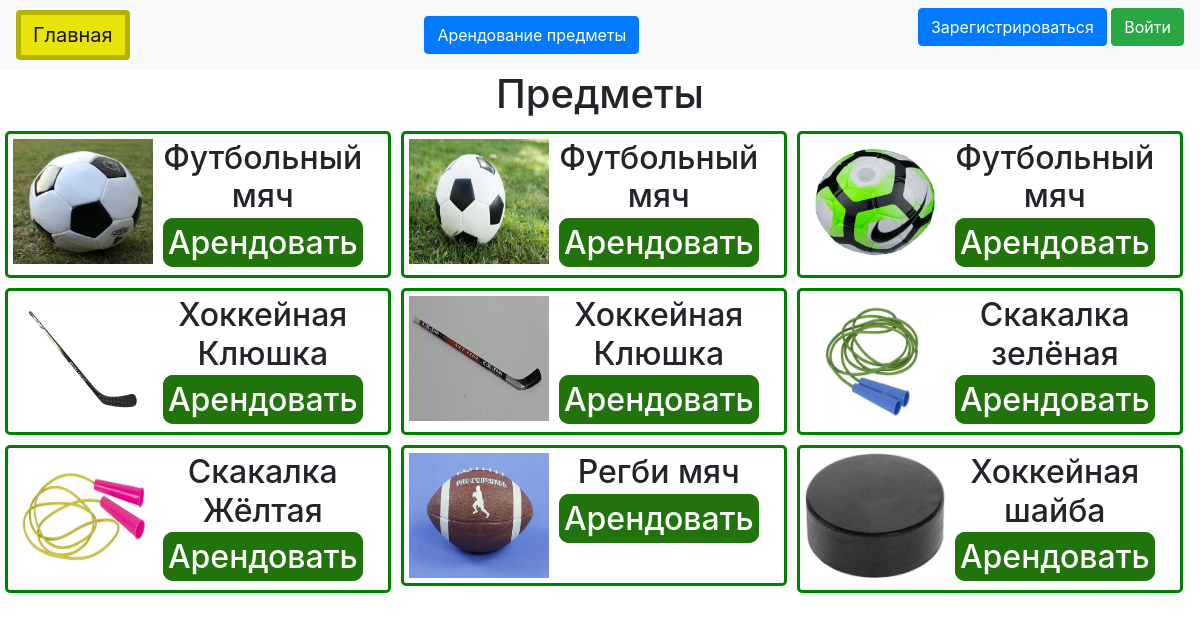
The page / on the database its author committed.
### data/news.py (models this page shows)
class Asortiment(SqlAlchemyBase):
    __tablename__ = 'asortiment'
    id = sqlalchemy.Column(sqlalchemy.Integer, primary_key=True, autoincrement=True)
    name = sqlalchemy.Column(sqlalchemy.String, nullable=True)
    status = sqlalchemy.Column(sqlalchemy.String, nullable=True)
    arend = sqlalchemy.Column(sqlalchemy.String, nullable=True)
    photo_href = sqlalchemy.Column(sqlalchemy.String, nullable=True)
    id_type = sqlalchemy.Column(sqlalchemy.Integer, sqlalchemy.ForeignKey('idtype.id'))
    is_private = sqlalchemy.Column(sqlalchemy.Boolean, default=True)
    user_id = sqlalchemy.Column(sqlalchemy.Integer, sqlalchemy.ForeignKey("users.id"))
    users = orm.relationship('Users')
    idtype = orm.relationship("Idtype")
    request = orm.relationship("Request", back_populates='asortiment')
    purchase_plans = orm.relationship("PurchasePlan", back_populates='asortiment')

### main.py (the view)
@app.route("/")
def index():
        db_sess = db_session.create_session()
        check_out(db_sess)
        if current_user.is_authenticated:
            if current_user.user_access == "baned":
                abort(404)
            else:
                user = db_sess.query(Users).filter_by(id=current_user.id).first()
                item = db_sess.query(Asortiment).all()
        else:
            item = db_sess.query(Asortiment).all()
            user = None
        return render_template("index.html",
                               news=item,
                               user=user,
                               title="Главная"
                               )

### data/db_session.py (called while the page is built)
def create_session() -> Session:
    global __factory
    return __factory()

### main.py (called while the page is built)
def check_out(db_sess):
    requests = db_sess.query(Request).all()
    date = str(dt.today()).split()[0]
    for request in requests:
        print(date, request.date_end, date >= request.date_end)
        if request.approved == False and date >= request.date_start:
            db_sess.delete(request)
        elif request.approved == True and date >= request.date_start:
            if request.approved == True and date >= request.date_end:
                if "Завершён" != request.type:
                    db_sess.query(Request).filter_by(id=request.id).update({'type': "Завершён"})
            else:
                db_sess.query(Request).filter_by(id=request.id).update({'type': "Идёт"})
    db_sess.commit()
    return True

### templates/index.html
{% extends "base.html" %}
{% block content %}
    <h1>Предметы</h1>
    <div class="grates">
    {% for item in news %}
        <div class="itemMy">
            <div class="itemn">
                <div class="itemll">
                    <img class="imgsize" src="/{{ item.photo_href }}">
                </div>
                <div class="itemrr">
                    <div>
                        <h2 class="cental">{{ item.name }}</h2>
                        <h2 class="cental"><a class="borderG backcolor" href="/request/{{ item.id }}">Арендовать</a></h2>
                    </div>
                </div>
            </div>
        </div>
    {% endfor %}
    </div>
{% endblock %}

### static/styles/Styles.css (style rules this page uses)
h1 { text-align: center; }
.borderG { border: 5px solid rgb(32, 116, 11); border-radius: 10px; }
.cental { text-align: center; }
.itemMy { padding: 5px; }
.itemn { padding: 5px; border: 3px solid green; display: flex; border-radius: 5px; }
.itemll { float: left; width: 35%; }
.itemrr { float: right; width: 65%; }
.imgsize { height: 125px; width: 140px; }
.backcolor { background-color: rgb(32, 116, 11); color: white; }
@media (max-width: 70000px) { .grates { grid-template-columns: repeat(8, 12.5%); display: grid; grid-auto-rows: minmax(20%, auto); } }
@media (max-width: 2800px) { .grates { grid-template-columns: repeat(6, 16.7%); display: grid; grid-auto-rows: minmax(20%, auto); } }
@media (max-width: 2600px) { .grates { grid-template-columns: repeat(5, 20%); display: grid; grid-auto-rows: minmax(20%, auto); } }
@media (max-width: 1900px) { .grates { grid-template-columns: repeat(4, 25%); display: grid; grid-auto-rows: minmax(20%, auto); } }
@media (max-width: 1540px) { .grates { grid-template-columns: repeat(3, 33%); display: grid; grid-auto-rows: minmax(20%, auto); } }

### rows shown on the page
Asortiment: photo_href (picture), name "Футбольный мяч"
Asortiment: photo_href (picture), name "Футбольный мяч"
Asortiment: photo_href (picture), name "Футбольный мяч"
Asortiment: photo_href (picture), name "Хоккейная Клюшка"
Asortiment: photo_href (picture), name "Хоккейная Клюшка"
Asortiment: photo_href (picture), name "Скакалка зелёная"
Asortiment: photo_href (picture), name "Скакалка Жёлтая"
Asortiment: photo_href (picture), name "Регби мяч"
Asortiment: photo_href (picture), name "Хоккейная шайба"
